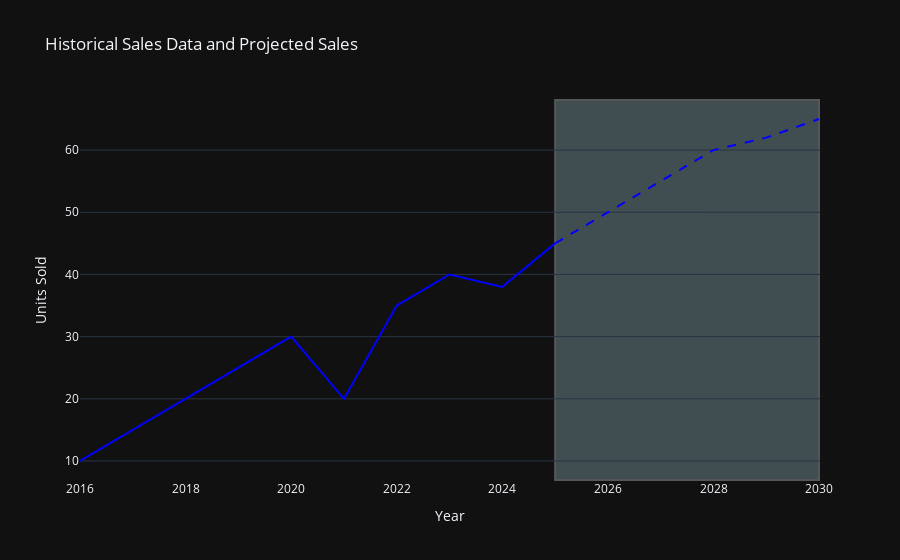

Write notebook code for a chart like this one.
### Code cell
# Add a shaded background for the projection period
fig.add_shape(
    type="rect",
    x0=projection["Date"].iloc[0], x1=projection["Date"].iloc[-1],
    y0=0, y1=1,  # Covers full y-axis
    xref="x", yref="paper",
    fillcolor="lightblue", opacity=0.3, layer="below"
)
fig.show()

### Figure 1 — Plotly figure (JSON) as saved in the notebook; plotly's stock layout.template omitted (floating-point values rounded to 4 significant figures)
{"data": [{"line": {"color": "blue"}, "mode": "lines", "name": "Historical", "type": "scatter", "x": ["2015-12-31T00:00:00.000000000", "2016-12-31T00:00:00.000000000", "2017-12-31T00:00:00.000000000", "2018-12-31T00:00:00.000000000", "2019-12-31T00:00:00.000000000", "2020-12-31T00:00:00.000000000", "2021-12-31T00:00:00.000000000", "2022-12-31T00:00:00.000000000", "2023-12-31T00:00:00.000000000", "2024-12-31T00:00:00.000000000"], "y": [10, 15, 20, 25, 30, 20, 35, 40, 38, 45]}, {"line": {"color": "blue", "dash": "dash"}, "mode": "lines", "name": "Projection", "type": "scatter", "x": ["2024-12-31T00:00:00.000000000", "2025-12-31T00:00:00.000000000", "2026-12-31T00:00:00.000000000", "2027-12-31T00:00:00.000000000", "2028-12-31T00:00:00.000000000", "2029-12-31T00:00:00.000000000"], "y": [45, 50, 55, 60, 62, 65]}], "layout": {"shapes": [{"fillcolor": "lightblue", "layer": "below", "opacity": 0.3, "type": "rect", "x0": "2024-12-31T00:00:00", "x1": "2029-12-31T00:00:00", "xref": "x", "y0": 0, "y1": 1, "yref": "paper"}], "showlegend": false, "title": {"text": "Historical Sales Data and Projected Sales"}, "xaxis": {"showgrid": false, "title": {"text": "Year"}}, "yaxis": {"showgrid": true, "title": {"text": "Units Sold"}}}}
